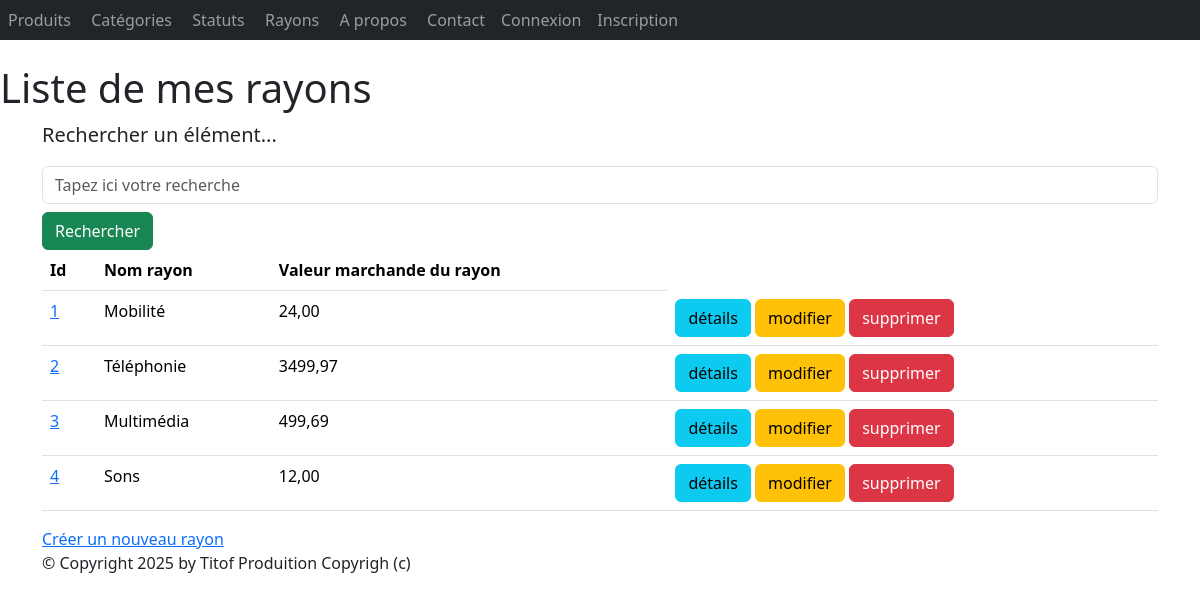
Page /monApp/rayons/ on the committed database.
### monApp/models.py (models this page shows)
class Rayon(models.Model):
    idRay = models.AutoField(primary_key=True)
    nomRay = models.CharField(max_length=100)
    def __str__(self):
        return self.nomRay

### monApp/views.py (the view)
# urls.py: path("rayons/", views.RayonListView.as_view(), name="lst_rays"),
class RayonListView(ListView):
    model = Rayon
    template_name = "monApp/list_rayon.html"
    context_object_name = "rays"
    def get_queryset(self):
        query = self.request.GET.get('search')
        if query:
            return Rayon.objects.filter(nomRay__icontains=query).prefetch_related(
                Prefetch('contenir_rayon', queryset=Contenir.objects.select_related('produit'))
            )
        return Rayon.objects.all().prefetch_related(
            Prefetch('contenir_rayon', queryset=Contenir.objects.select_related('produit'))
        )
    def get_context_data(self, **kwargs):
        context = super(RayonListView, self).get_context_data(**kwargs)
        context['titremenu'] = "Liste de mes rayons"
        ryns_dt = []
        for rayon in context['rays']:
            total = 0
            for contenir in rayon.contenir_rayon.all():
                total += contenir.produit.prixUnitaireProd * contenir.quantite
            ryns_dt.append({'rayon': rayon,'total_stock': total})
            print (ryns_dt)
        context['ryns_dt'] = ryns_dt
        return context

### monApp/templates/monApp/list_rayon.html
{% extends 'monApp/base.html' %}
{% block menu %}
<h1>{{ titremenu }}</h1>
{% endblock %}
{% block contenu %}
<p class="lead mb-3 ml-0">Rechercher un élément...</p>
<form method="GET" action="">
    <input class="form-control" type="text" name="search" placeholder="Tapez ici votre recherche"
        value="{{ request.GET.search }}">
    <button type="submit" class="btn btn-success mt-2">Rechercher</button>
</form>
<table class="table">
    <thead>
        <th>Id</th>
        <th>Nom rayon</th>
        <th>Valeur marchande du rayon</th>
    </thead>
    <tbody>
        {% for data in ryns_dt %}
        <tr>
            <td><a href="{% url 'dtl_ray' data.rayon.pk %}">{{ data.rayon.pk }}</a></td>
            <td>{{ data.rayon.nomRay }}</td>
            <td>{{ data.total_stock }}</td>
            <td>
                <a href="{% url 'dtl_ray' data.rayon.pk %}" class="btn btn-info">détails</a>
                <a href="{% url 'ray_chng' data.rayon.pk %}" class="btn btn-warning">modifier</a>
                <a href="{% url 'ray_del' data.rayon.pk %}" class="btn btn-danger">supprimer</a>
            </td>
        </tr>
        {% endfor %}
    </tbody>
</table>
<a href="{% url 'crt_ray' %}">Créer un nouveau rayon</a>
        {% endblock %}

### monApp/static/styles.css (style rules this page uses)
h1 { color: red }

### rows in the picture
Rayon: rayon.pk "1", rayon.nomRay "Mobilité", total_stock "24,00"
Rayon: rayon.pk "2", rayon.nomRay "Téléphonie", total_stock "3499,97"
Rayon: rayon.pk "3", rayon.nomRay "Multimédia", total_stock "499,69"
Rayon: rayon.pk "4", rayon.nomRay "Sons", total_stock "12,00"

### other values in the picture
{{ titremenu }} "Liste de mes rayons"
